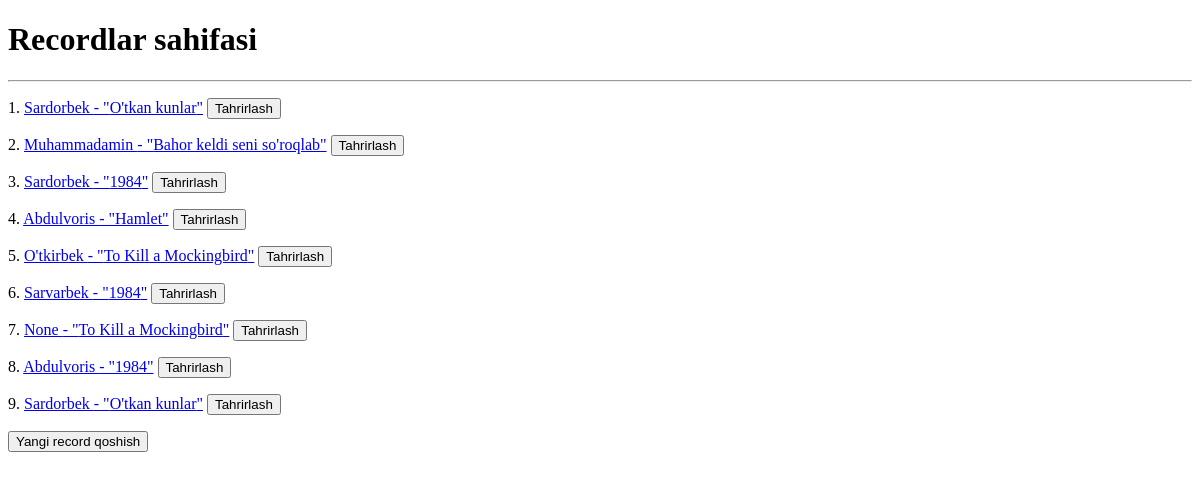
The page /recordlar/ on the database as committed earlier.
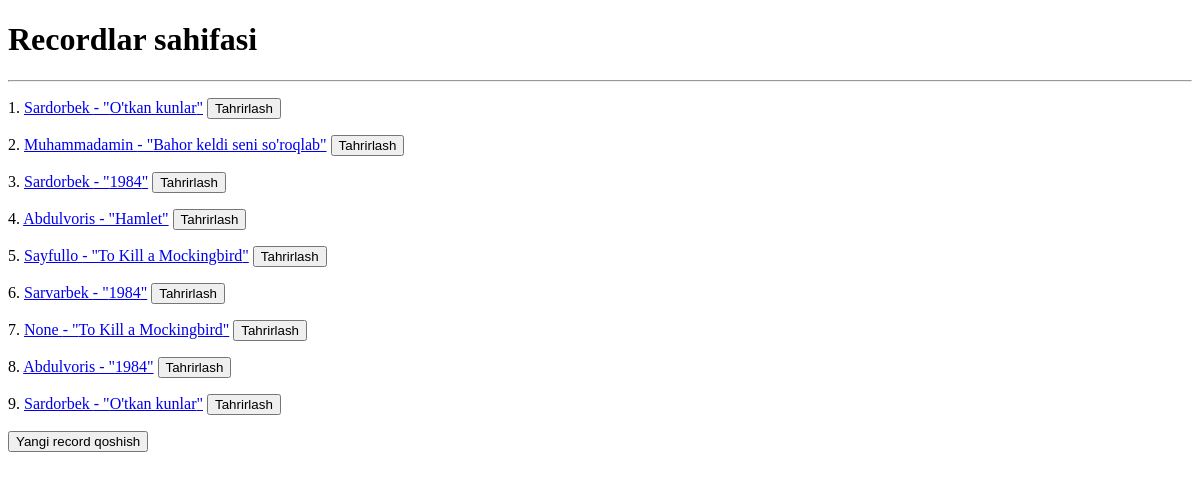
The same page on the database as committed later.
### mainApp/models.py (models this page shows, shortened)
class Record(models.Model):
    talaba = models.ForeignKey(Talaba, on_delete=models.SET_NULL, null=True)
    kitob = models.ForeignKey(Kitob, on_delete=models.SET_NULL, null=True)
    kutubxonachi = models.ForeignKey(Kutubxonachi, on_delete=models.SET_NULL, null=True)
    olingan_sana = models.DateTimeField(auto_now_add=True)
    qaytarilgan_sana = models.DateTimeField(blank=True, null=True)
    qaytardi = models.BooleanField(default=False)
    class Meta:
        verbose_name_plural = "Rekordlar"
        verbose_name = "Rekord"

class Talaba(models.Model):
    ism = models.CharField(max_length=100)
    kurs = models.PositiveSmallIntegerField(default=1)
    guruh = models.CharField(max_length=100)
    yosh = models.PositiveSmallIntegerField(default=18)
    kitob_soni = models.PositiveSmallIntegerField(default=0)
    def __str__(self):
        return self.ism
    class Meta:
        verbose_name_plural = "Talabalar"

class Kitob(models.Model):
    nom = models.CharField(max_length=255)
    annotatsiya = models.TextField(blank=True, null=True)
    janr = models.CharField(max_length=255)
    sahifa = models.PositiveIntegerField()
    muallif = models.ForeignKey(Muallif, on_delete=SET_NULL, null=True)
    def __str__(self):
        return self.nom
    class Meta:
        verbose_name_plural = "Kitoblar"

### mainApp/views.py (the view)
# urls.py: path('recordlar/', recordlar_view, name="recordlar"),
def recordlar_view(request):
    recordlar = Record.objects.all()
    context = {
        'recordlar' : recordlar
    }
    return render(request, 'recordlar.html', context=context)

### templates/recordlar.html (shortened to what this page needs)
<!DOCTYPE html>
<html lang="en">
<head>
</head>
<body>
<h1>Recordlar sahifasi</h1>
<hr>
{% for record in recordlar %}
  <p>{{ forloop.counter }}.
      <a href="{{ record.id }}">{{ record.talaba }} - "{{ record.kitob }}"</a>
      <a href="/recordlar/{{ record.id }}/update/">
          <button>Tahrirlash</button>
      </a>
  </p>
{% endfor %}
<a href="{% url 'record_qoshish' %}">
    <button>Yangi record qoshish</button>
</a>
</body>
</html>

Rows that differ between the two databases and show on the page:
changed Record: talaba "O'tkirbek" → "Sayfullo"
